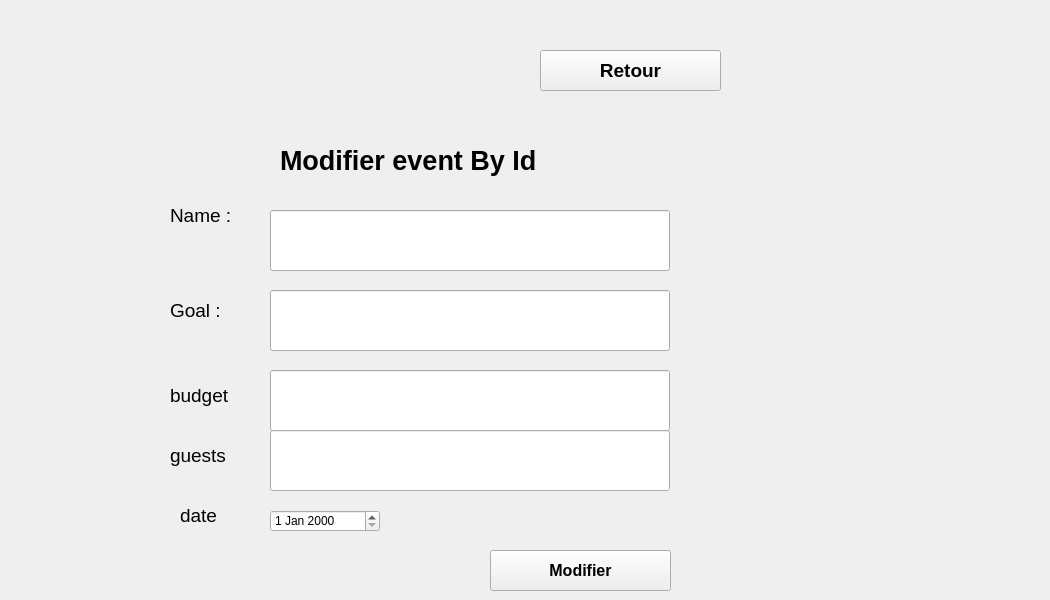
   <widget class="QWidget" name="page_6">
    <widget class="QPushButton" name="pushButton_20">
     <property name="geometry">
      <rect>
       <x>490</x>
       <y>550</y>
       <width>181</width>
       <height>41</height>
      </rect>
     </property>
     <property name="font">
      <font>
       <pointsize>12</pointsize>
       <weight>75</weight>
       <bold>true</bold>
      </font>
     </property>
     <property name="text">
      <string>Modifier</string>
     </property>
    </widget>
    <widget class="QLabel" name="label_30">
     <property name="geometry">
      <rect>
       <x>280</x>
       <y>140</y>
       <width>761</width>
       <height>41</height>
      </rect>
     </property>
     <property name="font">
      <font>
       <pointsize>20</pointsize>
       <weight>75</weight>
       <bold>true</bold>
      </font>
     </property>
     <property name="text">
      <string>Modifier event By Id</string>
     </property>
    </widget>
    <widget class="QLabel" name="label_51">
     <property name="geometry">
      <rect>
       <x>460</x>
       <y>570</y>
       <width>51</width>
       <height>21</height>
      </rect>
     </property>
     <property name="font">
      <font>
       <pointsize>15</pointsize>
       <weight>75</weight>
       <bold>true</bold>
      </font>
     </property>
     <property name="text">
      <string/>
     </property>
    </widget>
    <widget class="QPushButton" name="pushButton_17">
     <property name="geometry">
      <rect>
       <x>540</x>
       <y>50</y>
       <width>181</width>
       <height>41</height>
      </rect>
     </property>
     <property name="font">
      <font>
       <pointsize>14</pointsize>
       <weight>75</weight>
       <bold>true</bold>
      </font>
     </property>
     <property name="text">
      <string>Retour</string>
     </property>
    </widget>
    <widget class="QDateEdit" name="datemodifyevent">
     <property name="geometry">
      <rect>
       <x>270</x>
       <y>510</y>
       <width>110</width>
       <height>22</height>
      </rect>
     </property>
    </widget>
    <widget class="QLabel" name="label_60">
     <property name="geometry">
      <rect>
       <x>170</x>
       <y>380</y>
       <width>81</width>
       <height>31</height>
      </rect>
     </property>
     <property name="font">
      <font>
       <pointsize>14</pointsize>
      </font>
     </property>
     <property name="text">
      <string>budget</string>
     </property>
    </widget>
    <widget class="QLabel" name="label_61">
     <property name="geometry">
      <rect>
       <x>180</x>
       <y>500</y>
       <width>81</width>
       <height>31</height>
      </rect>
     </property>
     <property name="font">
      <font>
       <pointsize>14</pointsize>
      </font>
     </property>
     <property name="text">
      <string>date</string>
     </property>
    </widget>
    <widget class="QLineEdit" name="namemodifyevent">
     <property name="geometry">
      <rect>
       <x>270</x>
       <y>210</y>
       <width>400</width>
       <height>61</height>
      </rect>
     </property>
    </widget>
    <widget class="QLabel" name="label_62">
     <property name="geometry">
      <rect>
       <x>170</x>
       <y>440</y>
       <width>81</width>
       <height>31</height>
      </rect>
     </property>
     <property name="font">
      <font>
       <pointsize>14</pointsize>
      </font>
     </property>
     <property name="text">
      <string>guests</string>
     </property>
    </widget>
    <widget class="QLineEdit" name="goalmodifyevent">
     <property name="geometry">
      <rect>
       <x>270</x>
       <y>290</y>
       <width>400</width>
       <height>61</height>
      </rect>
     </property>
    </widget>
    <widget class="QLineEdit" name="budgetmodifyevent">
     <property name="geometry">
      <rect>
       <x>270</x>
       <y>370</y>
       <width>400</width>
       <height>61</height>
      </rect>
     </property>
    </widget>
    <widget class="QLabel" name="label_29">
     <property name="geometry">
      <rect>
       <x>170</x>
       <y>200</y>
       <width>81</width>
       <height>31</height>
      </rect>
     </property>
     <property name="font">
      <font>
       <pointsize>14</pointsize>
      </font>
     </property>
     <property name="text">
      <string>Name :</string>
     </property>
    </widget>
    <widget class="QLineEdit" name="guestsmodifyevent">
     <property name="geometry">
      <rect>
       <x>270</x>
       <y>430</y>
       <width>400</width>
       <height>61</height>
      </rect>
     </property>
    </widget>
    <widget class="QLabel" name="label_63">
     <property name="geometry">
      <rect>
       <x>170</x>
       <y>300</y>
       <width>55</width>
       <height>21</height>
      </rect>
     </property>
     <property name="font">
      <font>
       <pointsize>14</pointsize>
      </font>
     </property>
     <property name="text">
      <string>Goal :</string>
     </property>
    </widget>
   </widget>
